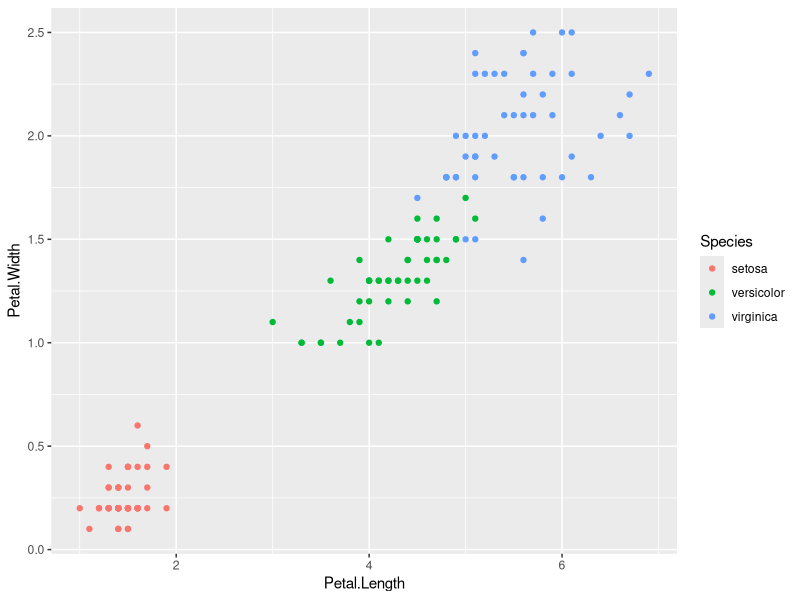
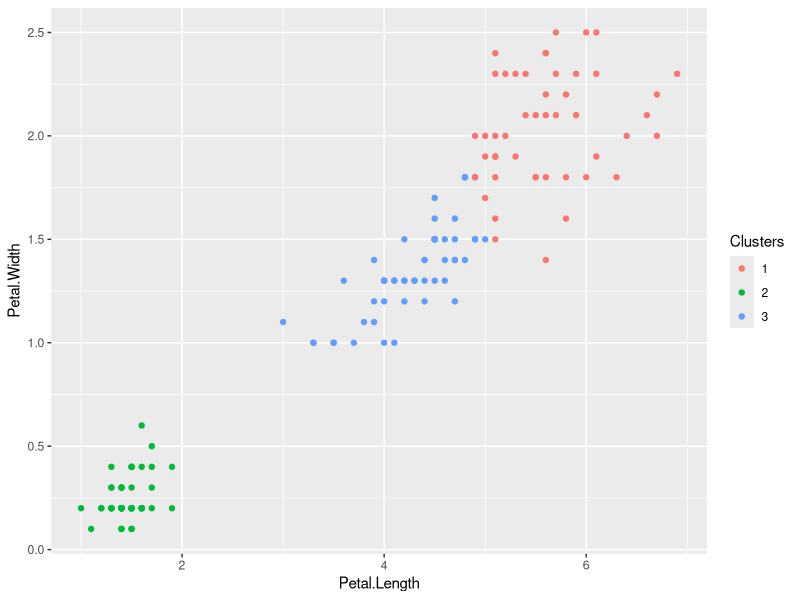

Write the R code that produced these figures, in order.
#load ggplot for plotting results
library(ggplot2)
#load and inspect data
data(iris)
head(iris)
summary(iris)
class(iris)
#initialize model, test different ks and factors
iris_clusters <- kmeans(iris[,3:4], centers=3)
iris_clusters
#create table of clusters and species
Clusters <- as.factor(iris_clusters$cluster)
table(Clusters, iris$Species)
#plot petal length vs. width, color points by species
ggplot(iris, aes(Petal.Length, Petal.Width, color = Species)) + geom_point()
#plot petal length vs. width, color points by cluster
ggplot(iris, aes(Petal.Length, Petal.Width, color = Clusters)) + geom_point()

